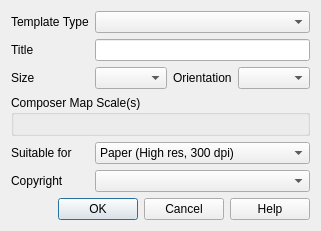
<?xml version="1.0" encoding="UTF-8"?>
<ui version="4.0">
 <class>TemplateSelector</class>
 <widget class="QDialog" name="TemplateSelector">
  <property name="windowModality">
   <enum>Qt::ApplicationModal</enum>
  </property>
  <property name="geometry">
   <rect>
    <x>0</x>
    <y>0</y>
    <width>297</width>
    <height>218</height>
   </rect>
  </property>
  <property name="windowTitle">
   <string>Open Template</string>
  </property>
  <property name="modal">
   <bool>true</bool>
  </property>
  <layout class="QGridLayout" name="gridLayout">
   <item row="7" column="0" colspan="5">
    <widget class="QDialogButtonBox" name="buttonBox">
     <property name="orientation">
      <enum>Qt::Horizontal</enum>
     </property>
     <property name="standardButtons">
      <set>QDialogButtonBox::Cancel|QDialogButtonBox::Help|QDialogButtonBox::Ok</set>
     </property>
    </widget>
   </item>
   <item row="5" column="1" colspan="4">
    <widget class="QComboBox" name="copyrightComboBox"/>
   </item>
   <item row="3" column="0" colspan="5">
    <widget class="QGroupBox" name="mapScalesGroupBox">
     <property name="title">
      <string>Composer Map Scale(s)</string>
     </property>
     <layout class="QGridLayout" name="gridLayout_2">
      <item row="0" column="0">
       <layout class="QGridLayout" name="scalesGridLayout"/>
      </item>
     </layout>
    </widget>
   </item>
   <item row="4" column="0">
    <widget class="QLabel" name="suitableForLabel">
     <property name="text">
      <string>Suitable for</string>
     </property>
    </widget>
   </item>
   <item row="5" column="0">
    <widget class="QLabel" name="copyrightLabel">
     <property name="text">
      <string>Copyright</string>
     </property>
    </widget>
   </item>
   <item row="4" column="1" colspan="4">
    <widget class="QComboBox" name="suitableForComboBox">
     <item>
      <property name="text">
       <string>Paper (High res, 300 dpi)</string>
      </property>
     </item>
     <item>
      <property name="text">
       <string>Electronic (Low res, 96 dpi)</string>
      </property>
     </item>
    </widget>
   </item>
   <item row="0" column="1" colspan="4">
    <widget class="QComboBox" name="templateTypeComboBox"/>
   </item>
   <item row="1" column="0">
    <widget class="QLabel" name="titleLabel">
     <property name="text">
      <string>Title</string>
     </property>
    </widget>
   </item>
   <item row="1" column="1" colspan="4">
    <widget class="QLineEdit" name="titleLineEdit"/>
   </item>
   <item row="0" column="0">
    <widget class="QLabel" name="templateTypeLabel">
     <property name="text">
      <string>Template Type</string>
     </property>
    </widget>
   </item>
   <item row="2" column="0">
    <widget class="QLabel" name="sizeLabel">
     <property name="text">
      <string>Size</string>
     </property>
    </widget>
   </item>
   <item row="2" column="1" colspan="2">
    <widget class="QComboBox" name="sizeComboBox"/>
   </item>
   <item row="2" column="3">
    <widget class="QLabel" name="orientationLabel">
     <property name="text">
      <string>Orientation</string>
     </property>
    </widget>
   </item>
   <item row="2" column="4">
    <widget class="QComboBox" name="orientationComboBox"/>
   </item>
   <item row="6" column="1">
    <spacer name="verticalSpacer">
     <property name="orientation">
      <enum>Qt::Vertical</enum>
     </property>
     <property name="sizeHint" stdset="0">
      <size>
       <width>20</width>
       <height>40</height>
      </size>
     </property>
    </spacer>
   </item>
  </layout>
 </widget>
 <tabstops>
  <tabstop>titleLineEdit</tabstop>
  <tabstop>sizeComboBox</tabstop>
  <tabstop>orientationComboBox</tabstop>
  <tabstop>suitableForComboBox</tabstop>
  <tabstop>copyrightComboBox</tabstop>
  <tabstop>buttonBox</tabstop>
 </tabstops>
 <resources/>
 <connections>
  <connection>
   <sender>buttonBox</sender>
   <signal>rejected()</signal>
   <receiver>TemplateSelector</receiver>
   <slot>reject()</slot>
   <hints>
    <hint type="sourcelabel">
     <x>245</x>
     <y>184</y>
    </hint>
    <hint type="destinationlabel">
     <x>286</x>
     <y>215</y>
    </hint>
   </hints>
  </connection>
  <connection>
   <sender>buttonBox</sender>
   <signal>accepted()</signal>
   <receiver>TemplateSelector</receiver>
   <slot>openTemplate()</slot>
   <hints>
    <hint type="sourcelabel">
     <x>115</x>
     <y>184</y>
    </hint>
    <hint type="destinationlabel">
     <x>120</x>
     <y>214</y>
    </hint>
   </hints>
  </connection>
  <connection>
   <sender>buttonBox</sender>
   <signal>helpRequested()</signal>
   <receiver>TemplateSelector</receiver>
   <slot>loadHelpPage()</slot>
   <hints>
    <hint type="sourcelabel">
     <x>61</x>
     <y>184</y>
    </hint>
    <hint type="destinationlabel">
     <x>39</x>
     <y>49</y>
    </hint>
   </hints>
  </connection>
  <connection>
   <sender>templateTypeComboBox</sender>
   <signal>currentIndexChanged(int)</signal>
   <receiver>TemplateSelector</receiver>
   <slot>onTemplateTypeChanged(int)</slot>
   <hints>
    <hint type="sourcelabel">
     <x>103</x>
     <y>19</y>
    </hint>
    <hint type="destinationlabel">
     <x>69</x>
     <y>34</y>
    </hint>
   </hints>
  </connection>
  <connection>
   <sender>sizeComboBox</sender>
   <signal>currentIndexChanged(int)</signal>
   <receiver>TemplateSelector</receiver>
   <slot>onPaperSizeChanged(int)</slot>
   <hints>
    <hint type="sourcelabel">
     <x>111</x>
     <y>68</y>
    </hint>
    <hint type="destinationlabel">
     <x>21</x>
     <y>85</y>
    </hint>
   </hints>
  </connection>
  <connection>
   <sender>orientationComboBox</sender>
   <signal>currentIndexChanged(int)</signal>
   <receiver>TemplateSelector</receiver>
   <slot>onPaperOrientationChanged(int)</slot>
   <hints>
    <hint type="sourcelabel">
     <x>268</x>
     <y>71</y>
    </hint>
    <hint type="destinationlabel">
     <x>225</x>
     <y>82</y>
    </hint>
   </hints>
  </connection>
 </connections>
 <slots>
  <slot>openTemplate()</slot>
  <slot>updateScaleText()</slot>
  <slot>loadHelpPage()</slot>
  <slot>onTemplateTypeChanged(int)</slot>
  <slot>onPaperSizeChanged(int)</slot>
  <slot>onPaperOrientationChanged(int)</slot>
 </slots>
</ui>
